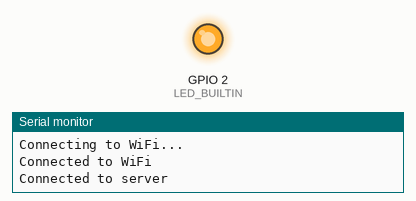
This program was run on a simulated ESP8266 (NodeMCU). Shown: output pins drawn as LEDs (lit = HIGH, except the on-board LED, lit = LOW), the last lines printed to the serial monitor. WiFi joins after 1.5 s; servers stay silent unless stated; web services answer with replies made up by the test bench; not simulated (calls return 0 or success): Secrets.h.

Above: at 4.6 s.
At 13.9 s:
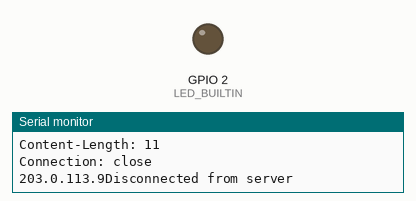
Timing chart, 0 to 14.8 s (numbered marks = the images above):
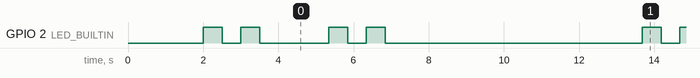

Measured:
- by itself, GPIO 2 (LED_BUILTIN): HIGH → LOW at 2.5 s, → HIGH 0.50 s later, → LOW 0.50 s later, → HIGH 1.8 s later, … (63 changes in this stretch)
- by itself, everything shown: repeats every 8.3 s, in 4 steps

The program:

main.cpp
```cpp
// #include <Arduino.h>
// const int vibrationPin = 5; // digital input pin connected to the vibration sensor

// void setup() {
//   Serial.begin(9600);
//   pinMode(vibrationPin, INPUT);
//   pinMode(LED_BUILTIN, OUTPUT);
// }

// void loop() {
//   int vibrationValue = digitalRead(vibrationPin);
//   Serial.println("Vibration value: ");
//   Serial.println(vibrationValue);
//   digitalWrite(LED_BUILTIN, HIGH); // turn the LED off by making the voltage LOW
//   delay(2000);
//   digitalWrite(LED_BUILTIN, LOW); // turn the LED off by making the voltage LOW
// }


#include <Arduino.h>
#include <ESP8266WiFi.h>
#include <LedFeedback.h>
#include <Secrets.h>

const char* ssid = WIFI_SSID;
const char* password = WIFI_PASSWORD;
const char* serverName = "www.icanhazip.com"; // replace with your server's hostname
const int serverPort = 80; // HTTP port is usually 80
LedFeedback ledFeedback(LED_BUILTIN); // initialize LedFeedback object with builtin LED pin

void setup() {
  // initialize digital pin led builtin as output
  pinMode(LED_BUILTIN, OUTPUT);

  // connect Serial Monitor
  Serial.begin(9600);
  Serial.println("Starting...");

  // connect to WiFi
  WiFi.begin(ssid, password);
  while (WiFi.status() != WL_CONNECTED) {
    delay(1000);
    Serial.println("Connecting to WiFi...");
  }
  Serial.println("Connected to WiFi");
  ledFeedback.flashLedSuccess();
}

void loop() {
  WiFiClient client;
  if (client.connect(serverName, serverPort)) {
    Serial.println("Connected to server");
    client.println("GET / HTTP/1.1");
    client.print("Host: ");
    client.println(serverName);
    client.println("Connection: close");
    client.println();
    delay(1000); // wait for server to respond
    while (client.available()) {
      char c = client.read();
      Serial.write(c);
    }
    client.stop();
    Serial.println("Disconnected from server");
    ledFeedback.flashLedSuccess();
  } else {
    Serial.println("Connection failed");
    ledFeedback.flashLedFailure();
  }
  // turn off LED
  digitalWrite(LED_BUILTIN, LOW);
  delay(5000); // wait 5 seconds before sending next request
}
```
